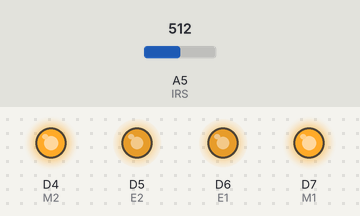
This sketch was run on a simulated Arduino Nano 33 IoT. Parts: output pins drawn as LEDs (lit = HIGH). The inputs (shaded band) are chosen by the test bench; at power-on: A5 (IRS) = 512. What the sketch prints to the serial monitor is not drawn.

Above: at 0.05 s.
At 2.15 s:
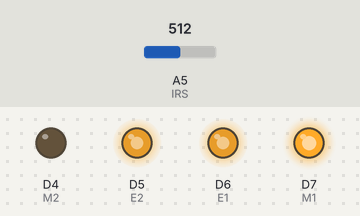
At 102.25 s:
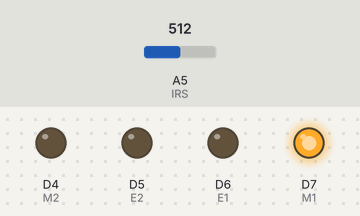
Timing chart, 0 to 130.0 s (numbered marks = the images above):
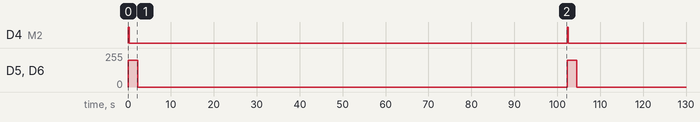

Measured:
- by itself, D4 (M2): alternates HIGH for 0.30 s and LOW for 102 s
- by itself, D5 (E2), D6 (E1): alternates 200/255 for 2.3 s and 0/255 for 100 s

The sketch:

Mod1.ino
```cpp
#include <Arduino_LSM6DS3.h>
#define M1 7
#define M2 4
#define E1 6
#define E2 5
#define IRS A5
int V;

void setup() {
  // put your setup code here, to run once:
  pinMode(M1, OUTPUT);
  pinMode(M2, OUTPUT);
  pinMode(E1, OUTPUT);
  pinMode(E2, OUTPUT);
  pinMode(IRS,INPUT);
  Serial.begin(9600);
}

void loop() {
  // put your main code here, to run repeatedly:
  forward();
  V =  analogRead(IRS);
  Serial.println(V);
  if (V >= 510)
  {
    forward();
    delay(300);
    rotateLeft();
    delay(2000);
    stop1();
    delay(100000);
  }
}


void forward(){
  digitalWrite(M1, HIGH);
  analogWrite(E1, 200);
  digitalWrite(M2, HIGH);
  analogWrite(E2, 200);
}

void backward(){
  digitalWrite(M1, LOW);
  analogWrite(E1, 200);
  digitalWrite(M2, LOW);
  analogWrite(E2, 200);
}

void rotateLeft(){
  digitalWrite(M1, HIGH);
  analogWrite(E1, 200);
  digitalWrite(M2, LOW);
  analogWrite(E2, 200);
}

void rotateRight(){
  digitalWrite(M1, LOW);
  analogWrite(E1, 200);
  digitalWrite(M2, HIGH);
  analogWrite(E2, 200);
}
void stop1()
{
  analogWrite(E1, 0);
  analogWrite(E2, 0);
}
```
